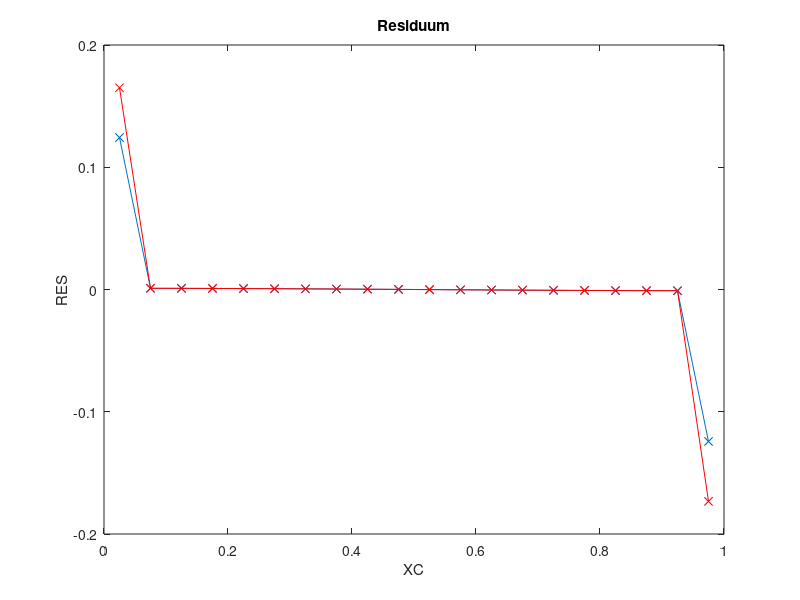
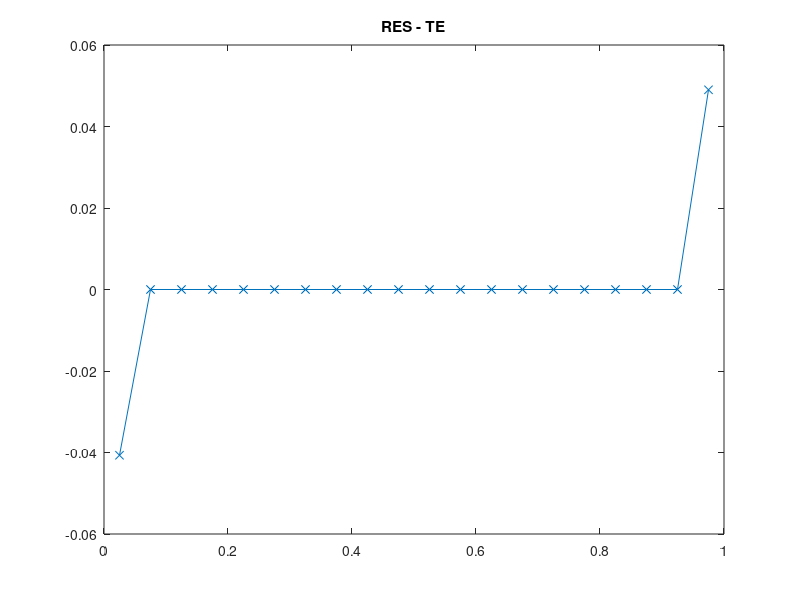

Here is the MATLAB script that generated these plots, in order:
clc
clear all
close all

%SOL=@(x) sin(pi*x)+1;
%MSOL=@(x)-pi^2*sin(pi*x);

SOL=@(x) cos(pi*x)-1;
MSOL=@(x)-pi^2*cos(pi*x);

DIF=1.0;
ALPHA=0.9;
XMIN=0.0;
XMAX=1.0;
N=20;
%KV's

% Immer feiner werdendes Gitter nach Lehrbuch
%X = zeros(1,N+1);
%for I=1:N+1
%  X(I) = XMIN + (ALPHA^(I-1)-1)/(ALPHA^N-1)*(XMAX-XMIN);
%end
X=linspace(XMIN,XMAX,N+1);

% N halbieren
%for j=1:1 % jeder Durchlauf entfernt Hälfte der Punkte
%  fprintf('abc');
%
%idx =1;
%X2=0;
%for i=1:N+1
%  if mod(i, 2)==1
%    X2(idx)=X(i);
%    idx=idx+1;
%  end
%end
%X=X2;
%N=length(X)-1;
%end

XC = (X(1:N)+X(2:N+1))/2;
XCR = [XMIN, XC, XMAX];

%%% ANALYTISCHE LÖSUNG
TA = zeros(1, N);
for I=1:N
  TA(I)=SOL(XC(I));
end

%figure(1)
%plot(XC, TA, 'x-');
%title('Analytische Loesung')

%%% FVM Lösung

% Randbedingungen
RBE = SOL(XMAX);
RBW = SOL(XMIN);

% Koeffizienten speichern
AP = zeros(1, N);
AE = zeros(1, N);
AW = zeros(1, N);

for I=1:N
  DXE = XCR(I+2)-XCR(I+1);
  DXW = XCR(I+1)-XCR(I);

  AE(I) = DIF/(DXE);
  AW(I) = DIF/(DXW);

  AP(I) = -AE(I)-AW(I);
end

% Gesamtgleichungssystem aufstellen
A = zeros(N);
b = zeros(N,1);

for I=1:N
  b(I) = MSOL(XC(I))*(X(I+1)-X(I));

  % Hauptdiagonale
  A(I,I) = AP(I);

  % Westliche Nebendiagonale
  if mod(I,N)==1
    b(I) = b(I)-AW(I)*RBW;
  else
    A(I, I-1) = AW(I);
  end

  % Östliche Nebendiagonale
  if mod(I,N)==0
    b(I) = b(I)-AE(I)*RBE;
  else
    A(I, I+1) = AE(I);
  end
end

T=A\b;

%figure(2)
%plot(XC, T, 'x-');
%title('Numerische Loesung')

%%% Lösungsfehler berechnen
SERR=0.0;
ERR=zeros(1, N);
for I=1:N
    ERR(I)=T(I)-TA(I);
    SERR=SERR+ERR(I)^2;
end
SERR=sqrt(SERR/(N));

%figure(3)
%plot(XC, ERR, 'x-');
%title('Loesungsfehler')

%fprintf('Summierter Fehler %16.10e N=%g\n', SERR, length(X));


%%%% ORDNUNG  BESTIMMEN
% für verdünntes Gitter
% cos, äquidistand
ERR5=3.3333911793e-02;
ERR10=8.2165441917e-03;
ERR20=2.0468563747e-03;
ERR40=5.1125958817e-04;
ERR80=1.2778649795e-04;


op=log((ERR5)/(ERR10))/log(2);
fprintf('Ordnung des Verfahrens %16.10e \n',op  );
op=log((ERR10)/(ERR20))/log(2);
fprintf('Ordnung des Verfahrens %16.10e \n',op  );
op=log((ERR20)/(ERR40))/log(2);
fprintf('Ordnung des Verfahrens %16.10e \n',op  );
op=log((ERR40)/(ERR80))/log(2);
fprintf('Ordnung des Verfahrens %16.10e \n',op  );


%%%% RESIDUUM BERECHNEN
t=zeros(N, 1);
for I=1:N
    t(I)=SOL(XC(I));
end

RES=A*t-b;

figure(4)
plot(XC,RES,'x-');

xlabel('XC')
ylabel('RES')
title('Residuum')

%%%% Truncation Error berechnen

% b ohne Randwerte
TERR=zeros(N, 1);
for I=1:N
  b(I) = MSOL(XC(I));
end

% Source term
TERRS=zeros(N,1);
for I=1:N
  % benötigte Werte zwischenspeichern
  XP=XCR(I+1);
  Xe=X(I+1);
  Xw=X(I);

  DX = Xe-Xw;
  fP=b(I);

  % west
  if I==1
    fE=b(I+1);
    XE=XCR(I+2);

    TERRS(I) = 1/(6*DX)*((fE-fP)/(XE-XP)-(fP-RBW)/(XP-Xw))*((Xe-XP)^3-(Xw-XP)^3);
  % east
  elseif I==N
    fW=b(I-1);
    XW=XCR(I);

    TERRS(I) = 1/(6*DX)*((RBE-fP)/(Xe-XP)-(fP-fW)/(XP-XW))*((Xe-XP)^3-(Xw-XP)^3);
  % central
  else
    fE=b(I+1);
    XE=XCR(I+2);
    fW=b(I-1);
    XW=XCR(I);

    TERRS(I) = 1/(6*DX)*((fE-fP)/(XE-XP)-(fP-fW)/(XP-XW))*((Xe-XP)^3-(Xw-XP)^3);
  end
end

% Diffusion Term east
TERRDE=zeros(N,1);
TERRDW=zeros(N,1);
for I=1:N
  % benötigte Werte zwischenspeichern
  XP=XCR(I+1);
  TP=T(I);
  fP=b(I);

  Xe=X(I+1);
  Xw=X(I);

  DX = Xe-Xw;

  % west
  if I==1
    XE=XCR(I+2);
    TE=T(I+1);
    fE=b(I+1);
    Xee=X(I+2);

		XEE=XCR(I+3);
    TEE=T(I+2);

    De = (Xe-XP)/(XE-XP);
    Te = De * TE + (1-De) * TP;

    TERRDE(I) = 1/(2*(XE-XP))*((TEE-TP)/(XEE-XP)-(TE-RBW)/(XE-Xw))...
      * (((XP-Xe)^2-(XE-Xe)^2)/(XE-XP))...
      + (1/(Xee-Xe)*((TEE-TE)/(XEE-XE)-(TE-TP)/(XE-XP)) - 1/(Xe-Xw)*((TE-TP)/(XE-XP)-(TP-RBW)/(XP-Xw)))...
      * 1/(6*(XE-XP))*(((XP-Xe)^3-(XE-Xe)^3)/(XE-XP));

    TERRDW(I) = -1/2*((Te-RBW)/(Xe-Xw) - (TP-RBW)/(XP-Xw));

  % west +1
  elseif I==2
    XE=XCR(I+2);
    TE=T(I+1);
    fE=b(I+1);
    Xee=X(I+2);

		XEE=XCR(I+3);
    TEE=T(I+2);

    XW=XCR(I);
    TW=T(I-1);
    fW=b(I-1);
    Xww=X(I-1);

    TERRDE(I) = 1/(2*(XE-XP))*((TEE-TP)/(XEE-XP)-(TE-TW)/(XE-XW))...
      * (((XP-Xe)^2-(XE-Xe)^2)/(XE-XP))...
      + (1/(Xee-Xe)*((TEE-TE)/(XEE-XE)-(TE-TP)/(XE-XP)) - 1/(Xe-Xw)*((TE-TP)/(XE-XP)-(TP-TW)/(XP-XW)))...
      * 1/(6*(XE-XP))*(((XP-Xe)^3-(XE-Xe)^3)/(XE-XP));

    TERRDW(I) = 1/(2*(XP-XW))*((TE-TW)/(XE-XW)-(TP-RBW)/(XP-Xww))...
      * (((XW-Xw)^2-(XP-Xw)^2)/(XP-XW))...
      + (1/(Xe-Xw)*((TE-TP)/(XE-XP)-(TP-TW)/(XP-XW)) - 1/(Xw-Xww)*((TP-TW)/(XP-XW)-(TW-RBW)/(XW-Xww)))...
      * 1/(6*(XP-XW))*(((XW-Xw)^3-(XP-Xw)^3)/(XP-XW));

  % east -1
  elseif I==N-1
    XE=XCR(I+2);
    TE=T(I+1);
    fE=b(I+1);
    Xee=X(I+2);

    XW=XCR(I);
    TW=T(I-1);
    fW=b(I-1);
    Xww=X(I-1);

		XWW=XCR(I-1);
		TWW=T(I-2);

    TERRDE(I) = 1/(2*(XE-XP))*((RBE-TP)/(Xee-XP)-(TE-TW)/(XE-XW))...
      * (((XP-Xe)^2-(XE-Xe)^2)/(XE-XP))...
      + (1/(Xee-Xe)*((RBE-TE)/(Xee-XE)-(TE-TP)/(XE-XP)) - 1/(Xe-Xw)*((TE-TP)/(XE-XP)-(TP-TW)/(XP-XW)))...
      * 1/(6*(XE-XP))*(((XP-Xe)^3-(XE-Xe)^3)/(XE-XP));

    TERRDW(I) = 1/(2*(XP-XW))*((TE-TW)/(XE-XW)-(TP-TWW)/(XP-XWW))...
      * (((XW-Xw)^2-(XP-Xw)^2)/(XP-XW))...
      + (1/(Xe-Xw)*((TE-TP)/(XE-XP)-(TP-TW)/(XP-XW)) - 1/(Xw-Xww)*((TP-TW)/(XP-XW)-(TW-TWW)/(XW-XWW)))...
      * 1/(6*(XP-XW))*(((XW-Xw)^3-(XP-Xw)^3)/(XP-XW));

  % east
  elseif I==N
    XW=XCR(I);
    TW=T(I-1);
    fW=b(I-1);
    Xww=X(I-1);

		XWW=XCR(I-1);
		TWW=T(I-2);

    Dw = (XP-Xw)/(XP-XW);
    Tw = Dw * TW + (1-Dw)*TP;

    TERRDE(I) = 1/2*((RBE-TP)/(Xe-XP) - (RBE-Tw)/(Xe-Xw));

    TERRDW(I) = 1/(2*(XP-XW))*((RBE-TW)/(Xe-XW)-(TP-TWW)/(XP-XWW))...
      * (((XW-Xw)^2-(XP-Xw)^2)/(XP-XW))...
      + (1/(Xe-Xw)*((RBE-TP)/(Xe-XP)-(TP-TW)/(XP-XW)) - 1/(Xw-Xww)*((TP-TW)/(XP-XW)-(TW-TWW)/(XW-XWW)))...
      * 1/(6*(XP-XW))*(((XW-Xw)^3-(XP-Xw)^3)/(XP-XW));

  else
    XW=XCR(I);
    TW=T(I-1);
    fW=b(I-1);
    Xww=X(I-1);

    XE=XCR(I+2);
    TE=T(I+1);
    fE=b(I+1);
    Xee=X(I+2);

		XWW=XCR(I-1);
		TWW=T(I-2);

		XEE=XCR(I+3);
    TEE=T(I+2);

    TERRDE(I) = 1/(2*(XE-XP))*((TEE-TP)/(XEE-XP)-(TE-TW)/(XE-XW))...
      * (((XP-Xe)^2-(XE-Xe)^2)/(XE-XP))...
      + (1/(Xee-Xe)*((TEE-TE)/(XEE-XE)-(TE-TP)/(XE-XP)) - 1/(Xe-Xw)*((TE-TP)/(XE-XP)-(TP-TW)/(XP-XW)))...
      * 1/(6*(XE-XP))*(((XP-Xe)^3-(XE-Xe)^3)/(XE-XP));

    TERRDW(I) = 1/(2*(XP-XW))*((TE-TW)/(XE-XW)-(TP-TWW)/(XP-XWW))...
      * (((XW-Xw)^2-(XP-Xw)^2)/(XP-XW))...
      + (1/(Xe-Xw)*((TE-TP)/(XE-XP)-(TP-TW)/(XP-XW)) - 1/(Xw-Xww)*((TP-TW)/(XP-XW)-(TW-TWW)/(XW-XWW)))...
      * 1/(6*(XP-XW))*(((XW-Xw)^3-(XP-Xw)^3)/(XP-XW));
  end
end

for I=1:N
  TERR(I) = TERRS(I)-TERRDE(I)+TERRDW(I);
end


hold on;
plot(XC, TERR, 'rx-');

figure(5)
plot(XC, RES-TERR, 'x-');
title('RES - TE')
